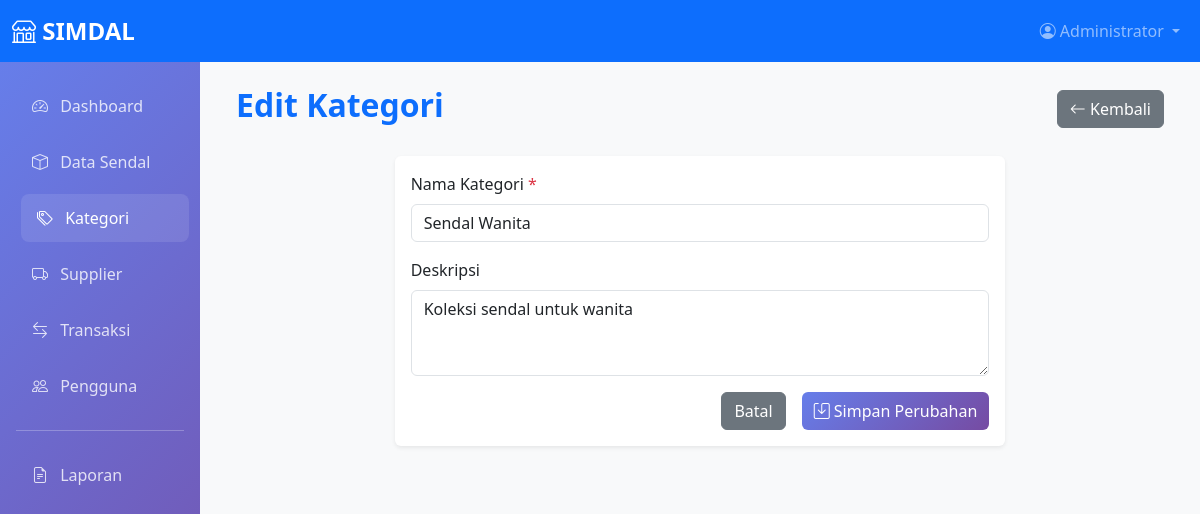
Page /pages/kategori/edit.php?id=2 (signed in) on the committed database.
### tables this page shows
CREATE TABLE kategori (
    id_kategori INT PRIMARY KEY AUTO_INCREMENT,
    nama_kategori VARCHAR(50) NOT NULL,
    deskripsi TEXT,
    created_at TIMESTAMP DEFAULT CURRENT_TIMESTAMP,
    updated_at TIMESTAMP DEFAULT CURRENT_TIMESTAMP ON UPDATE CURRENT_TIMESTAMP
);

### pages/kategori/edit.php (the view, shortened to what this page needs)
<?php
require_once '../../config/koneksi.php';
$id_kategori = clean_input($_GET['id']);
$stmt = $pdo->prepare("SELECT * FROM kategori WHERE id_kategori = ?");
$stmt->execute([$id_kategori]);
$kategori = $stmt->fetch();
include '../../includes/header.php';
include '../../includes/navbar.php';
?>
<div class="container-fluid">
    <div class="row">
        <?php include '../../includes/sidebar.php'; ?>
        <div class="col-md-9 col-lg-10">
            <div class="content-wrapper p-4">
                <div class="d-flex justify-content-between align-items-center mb-4">
                    <h2 class="fw-bold text-primary">Edit Kategori</h2>
                    <a href="index.php" class="btn btn-secondary">
                        <i class="bi bi-arrow-left"></i> Kembali
                    </a>
                </div>
                <div class="row justify-content-center">
                    <div class="col-md-8">
                        <div class="card">
                            <div class="card-body">
                                <form action="../../actions/kategori/update.php" method="POST">
                                    <div class="mb-3">
                                        <label for="nama_kategori" class="form-label">Nama Kategori <span class="text-danger">*</span></label>
                                        <input type="text" class="form-control" id="nama_kategori" name="nama_kategori" value="<?php echo $kategori['nama_kategori']; ?>" required>
                                    </div>
                                    <div class="mb-3">
                                        <label for="deskripsi" class="form-label">Deskripsi</label>
                                        <textarea class="form-control" id="deskripsi" name="deskripsi" rows="3"><?php echo $kategori['deskripsi']; ?></textarea>
                                    </div>
                                    <div class="d-grid gap-2 d-md-flex justify-content-md-end">
                                        <a href="index.php" class="btn btn-secondary me-md-2">Batal</a>
                                        <button type="submit" class="btn btn-primary">
                                            <i class="bi bi-save"></i> Simpan Perubahan
                                        </button>
                                    </div>
                                </form>
                            </div>
                        </div>
                    </div>
                </div>
            </div>
        </div>
    </div>
</div>
<?php include '../../includes/footer.php'; ?>

### includes/header.php (style rules this page uses)
.card { border: none; box-shadow: 0 0.125rem 0.25rem rgba(0, 0, 0, 0.075); transition: all 0.3s ease; }
.btn-primary { background: linear-gradient(135deg, #667eea 0%, #764ba2 100%); border: none; }
.content-wrapper { min-height: calc(100vh - 56px); }

### rows in the picture
kategori: nama_kategori "Sendal Wanita", deskripsi "Koleksi sendal untuk wanita"

### other values in the picture
$_SESSION['nama_lengkap'] "Administrator"
